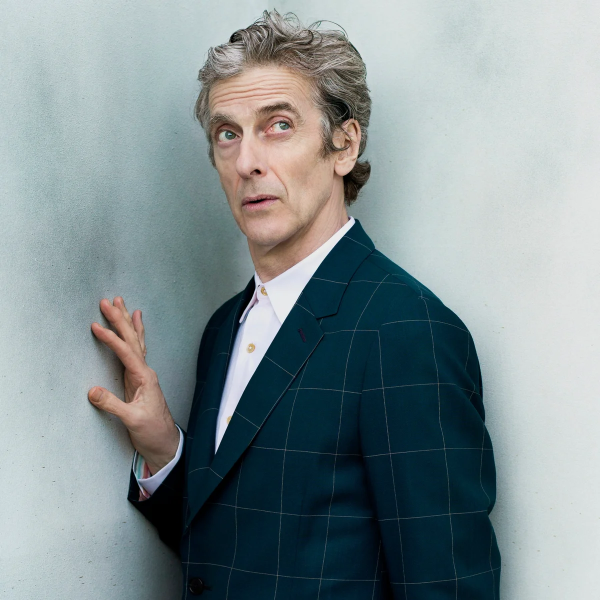
#> input picture img/foto.png, 1200 x 1200 px (shown at 1/2 size)
$ python -i utils.py   (imports and definitions only)
#> lines starting #> are read from the running program, lines starting #| are printed output that depends on the picture
#> further down, picture is the input picture: PIL image 1200x1200 RGB; mean R, G, B 130.7, 143.6, 146
import os
import random

from PIL import Image, ImageEnhance


# ============================================================
# DEBUG
# ============================================================

# [17 lines left out: functions salvar_debug, salvar_mascara_debug, not called in this run]


# ============================================================
# REMOÇÃO DE FUNDO
# ============================================================

_SESSAO_REMBG = None


# [37 lines left out: function remover_fundo, not called in this run]


# ============================================================
# TRATAMENTO DE IMAGEM (CLAHE)
# ============================================================

def aplicar_clahe(img, clip_limit=2.5, tile_size=8, intensidade=0.6):
#> called with clip_limit = 2.5, tile_size = 8, intensidade = 0.6
    import cv2
    import numpy as np

    array = np.array(img.convert("RGB"))
    lab = cv2.cvtColor(array, cv2.COLOR_RGB2LAB)
#> lab: shape (1200, 1200, 3); mean of channels 0, 1, 2 145.9, 124.9, 125
    l, a, b = cv2.split(lab)
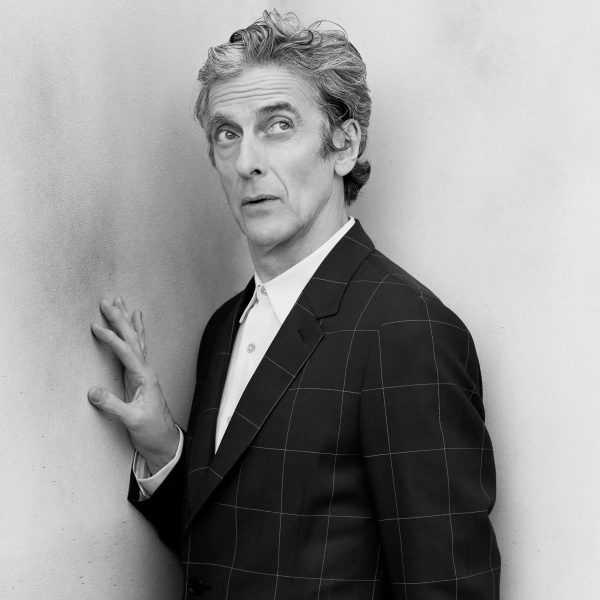
#> l: shape (1200, 1200) (shown at 1/2 size); min 0, max 248, mean 145.9
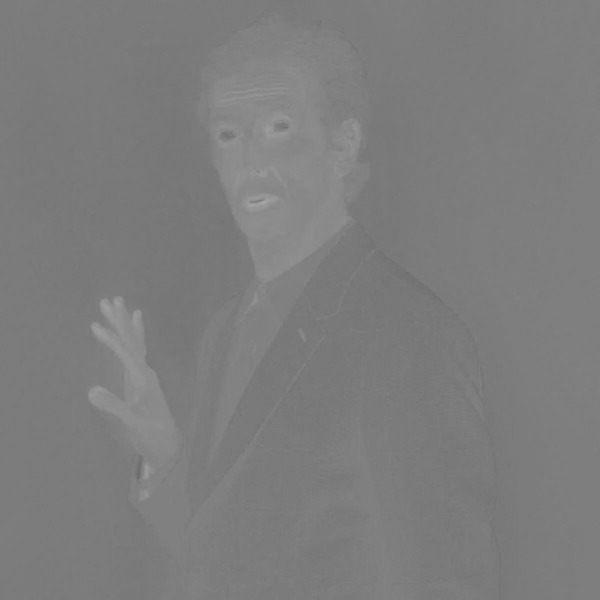
#> a: shape (1200, 1200) (shown at 1/2 size); min 106, max 167, mean 124.9

    clahe = cv2.createCLAHE(clipLimit=clip_limit, tileGridSize=(tile_size, tile_size))
    l_equalizado = clahe.apply(l)
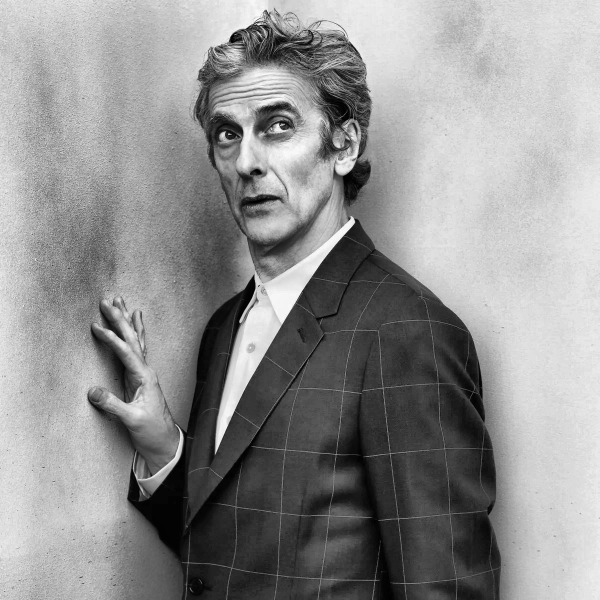
#> l_equalizado: shape (1200, 1200) (shown at 1/2 size); min 0, max 253, mean 144.7
    l_misturado = cv2.addWeighted(l_equalizado, intensidade, l, 1 - intensidade, 0)

    lab_misturado = cv2.merge((l_misturado, a, b))
#> lab_misturado: shape (1200, 1200, 3); mean of channels 0, 1, 2 145.2, 124.9, 125
    resultado = cv2.cvtColor(lab_misturado, cv2.COLOR_LAB2RGB)
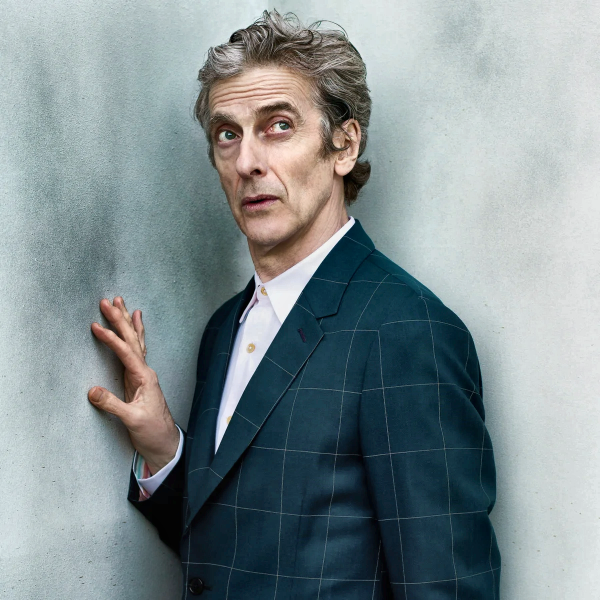
#> resultado: shape (1200, 1200, 3) (shown at 1/2 size); mean R, G, B 129.9, 142.3, 144.9
    return Image.fromarray(resultado)


def ajustar_contraste(img, fator=1.15):
#> called with fator = 1.15
    return ImageEnhance.Contrast(img).enhance(fator)


def preparar_imagem(img, aplicar_normalizacao=True):
    if aplicar_normalizacao:
        img = aplicar_clahe(img)
        img = ajustar_contraste(img)
    return img


# [197 lines left out: functions preparar_pessoa, recortar_pessoa, ajustar_para_quadrado, detectar_enquadramento, aplicar_fundo, compor_fundo_final and 1 more, not called in this run]

>>> from PIL import Image
>>> picture = Image.open('img/foto.png')
>>> result = preparar_imagem(picture)
